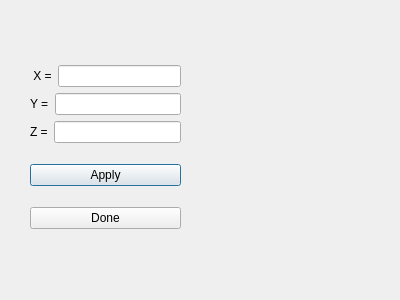
<?xml version="1.0" encoding="UTF-8"?>
<ui version="4.0">
 <class>Dialog</class>
 <widget class="QDialog" name="Dialog">
  <property name="geometry">
   <rect>
    <x>0</x>
    <y>0</y>
    <width>400</width>
    <height>300</height>
   </rect>
  </property>
  <property name="windowTitle">
   <string>Axis Shift</string>
  </property>
  <widget class="QWidget" name="layoutWidget">
   <property name="geometry">
    <rect>
     <x>30</x>
     <y>50</y>
     <width>151</width>
     <height>195</height>
    </rect>
   </property>
   <layout class="QVBoxLayout" name="verticalLayout_2">
    <item>
     <layout class="QVBoxLayout" name="verticalLayout">
      <item>
       <layout class="QHBoxLayout" name="horizontalLayout_3">
        <item>
         <widget class="QLabel" name="label">
          <property name="text">
           <string> X =</string>
          </property>
         </widget>
        </item>
        <item>
         <widget class="QLineEdit" name="lineEdit"/>
        </item>
       </layout>
      </item>
      <item>
       <layout class="QHBoxLayout" name="horizontalLayout">
        <item>
         <widget class="QLabel" name="label_5">
          <property name="text">
           <string>Y =</string>
          </property>
         </widget>
        </item>
        <item>
         <widget class="QLineEdit" name="lineEdit_2"/>
        </item>
       </layout>
      </item>
      <item>
       <layout class="QHBoxLayout" name="horizontalLayout_2">
        <item>
         <widget class="QLabel" name="label_3">
          <property name="text">
           <string>Z =</string>
          </property>
         </widget>
        </item>
        <item>
         <widget class="QLineEdit" name="lineEdit_3"/>
        </item>
       </layout>
      </item>
     </layout>
    </item>
    <item>
     <widget class="QPushButton" name="pushButton">
      <property name="text">
       <string>Apply</string>
      </property>
     </widget>
    </item>
    <item>
     <widget class="QPushButton" name="pushButton_2">
      <property name="text">
       <string>Done</string>
      </property>
     </widget>
    </item>
   </layout>
  </widget>
  <widget class="QLabel" name="label_2">
   <property name="geometry">
    <rect>
     <x>215</x>
     <y>60</y>
     <width>151</width>
     <height>151</height>
    </rect>
   </property>
   <property name="text">
    <string/>
   </property>
   <property name="pixmap">
    <pixmap resource="resources.qrc">:/images/axis.png</pixmap>
   </property>
   <property name="scaledContents">
    <bool>true</bool>
   </property>
  </widget>
 </widget>
 <resources>
  <include location="resources.qrc"/>
 </resources>
 <connections>
  <connection>
   <sender>pushButton_2</sender>
   <signal>clicked()</signal>
   <receiver>Dialog</receiver>
   <slot>close()</slot>
   <hints>
    <hint type="sourcelabel">
     <x>112</x>
     <y>206</y>
    </hint>
    <hint type="destinationlabel">
     <x>149</x>
     <y>214</y>
    </hint>
   </hints>
  </connection>
 </connections>
</ui>
